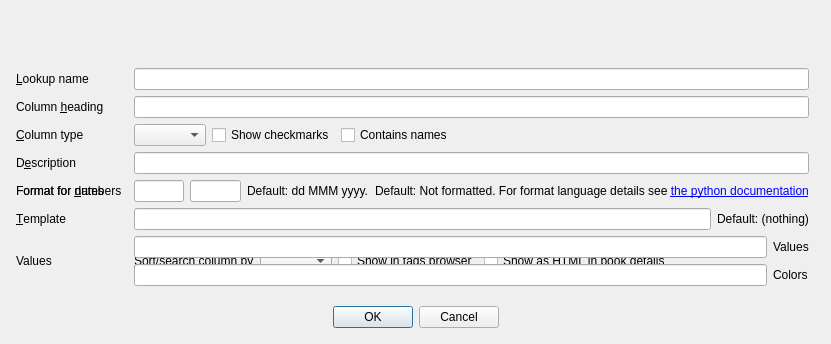
<?xml version="1.0" encoding="UTF-8"?>
<ui version="4.0">
 <class>QCreateCustomColumn</class>
 <widget class="QDialog" name="QCreateCustomColumn">
  <property name="windowModality">
   <enum>Qt::ApplicationModal</enum>
  </property>
  <property name="geometry">
   <rect>
    <x>0</x>
    <y>0</y>
    <width>831</width>
    <height>344</height>
   </rect>
  </property>
  <property name="sizePolicy">
   <sizepolicy hsizetype="Preferred" vsizetype="Preferred">
    <horstretch>0</horstretch>
    <verstretch>0</verstretch>
   </sizepolicy>
  </property>
  <property name="windowIcon">
   <iconset resource="../../../../resources/images.qrc">
    <normaloff>:/images/column.png</normaloff>:/images/column.png</iconset>
  </property>
  <layout class="QVBoxLayout" name="verticalLayout">
   <item>
    <layout class="QGridLayout" name="gridLayout_2" rowstretch="0,0,0,0,0,0,0,0,0,0,0,0,0,0,0">
     <property name="sizeConstraint">
      <enum>QLayout::SetDefaultConstraint</enum>
     </property>
     <property name="margin">
      <number>5</number>
     </property>
     <item row="5" column="0">
      <layout class="QGridLayout" name="gridLayout">
       <property name="margin">
        <number>0</number>
       </property>
       <item row="0" column="0">
        <widget class="QLabel" name="label_2">
         <property name="text">
          <string>&amp;Lookup name</string>
         </property>
         <property name="buddy">
          <cstring>column_name_box</cstring>
         </property>
        </widget>
       </item>
       <item row="1" column="0">
        <widget class="QLabel" name="label">
         <property name="text">
          <string>Column &amp;heading</string>
         </property>
         <property name="buddy">
          <cstring>column_heading_box</cstring>
         </property>
        </widget>
       </item>
       <item row="0" column="2">
        <widget class="QLineEdit" name="column_name_box">
         <property name="minimumSize">
          <size>
           <width>20</width>
           <height>0</height>
          </size>
         </property>
         <property name="toolTip">
          <string>Used for searching the column. Must contain only digits and lower case letters.</string>
         </property>
        </widget>
       </item>
       <item row="1" column="2">
        <widget class="QLineEdit" name="column_heading_box">
         <property name="toolTip">
          <string>Column heading in the library view and category name in the tag browser</string>
         </property>
        </widget>
       </item>
       <item row="2" column="0">
        <widget class="QLabel" name="label_3">
         <property name="text">
          <string>&amp;Column type</string>
         </property>
         <property name="buddy">
          <cstring>column_type_box</cstring>
         </property>
        </widget>
       </item>
       <item row="2" column="2">
        <layout class="QHBoxLayout" name="horizontalLayout_3">
         <item>
          <widget class="QComboBox" name="column_type_box">
           <property name="sizePolicy">
            <sizepolicy hsizetype="Maximum" vsizetype="Fixed">
             <horstretch>0</horstretch>
             <verstretch>0</verstretch>
            </sizepolicy>
           </property>
           <property name="minimumSize">
            <size>
             <width>70</width>
             <height>0</height>
            </size>
           </property>
           <property name="toolTip">
            <string>What kind of information will be kept in the column.</string>
           </property>
          </widget>
         </item>
         <item>
          <widget class="QCheckBox" name="use_decorations">
           <property name="toolTip">
            <string>Show check marks in the GUI. Values of 'yes', 'checked', and 'true'
will show a green check. Values of 'no', 'unchecked', and 'false' will show a red X.
Everything else will show nothing.</string>
           </property>
           <property name="text">
            <string>Show checkmarks</string>
           </property>
          </widget>
         </item>
         <item>
          <widget class="QCheckBox" name="is_names">
           <property name="toolTip">
            <string>Check this box if this column contains names, like the authors column.</string>
           </property>
           <property name="text">
            <string>Contains names</string>
           </property>
          </widget>
         </item>
         <item>
          <spacer name="horizontalSpacer_27">
           <property name="sizePolicy">
            <sizepolicy hsizetype="Expanding" vsizetype="Fixed">
             <horstretch>10</horstretch>
             <verstretch>0</verstretch>
            </sizepolicy>
           </property>
           <property name="orientation">
            <enum>Qt::Horizontal</enum>
           </property>
           <property name="sizeHint" stdset="0">
            <size>
             <width>20</width>
             <height>0</height>
            </size>
           </property>
          </spacer>
         </item>
        </layout>
       </item>
       <item row="3" column="0">
        <widget class="QLabel" name="label_31">
         <property name="text">
          <string>D&amp;escription</string>
         </property>
         <property name="buddy">
          <cstring>description_box</cstring>
         </property>
        </widget>
       </item>
       <item row="3" column="2">
        <widget class="QLineEdit" name="description_box">
         <property name="toolTip">
          <string>Optional text describing what this column is for</string>
         </property>
        </widget>
       </item>
       <item row="4" column="2">
        <layout class="QHBoxLayout" name="horizontalLayout_3">
         <item>
          <widget class="QLineEdit" name="date_format_box">
           <property name="sizePolicy">
            <sizepolicy hsizetype="Maximum" vsizetype="Fixed">
             <horstretch>0</horstretch>
             <verstretch>0</verstretch>
            </sizepolicy>
           </property>
           <property name="toolTip">
            <string>&lt;p&gt;Date format. Use 1-4 'd's for day, 1-4 'M's for month, and 2 or 4 'y's for year.&lt;/p&gt;
&lt;p&gt;For example:
&lt;ul&gt;
&lt;li&gt; ddd, d MMM yyyy gives Mon, 5 Jan 2010&lt;li&gt;
&lt;li&gt;dd MMMM yy gives 05 January 10&lt;/li&gt;
&lt;/ul&gt; </string>
           </property>
          </widget>
         </item>
         <item>
          <widget class="QLineEdit" name="number_format_box">
           <property name="sizePolicy">
            <sizepolicy hsizetype="Maximum" vsizetype="Fixed">
             <horstretch>0</horstretch>
             <verstretch>0</verstretch>
            </sizepolicy>
           </property>
          </widget>
         </item>
         <item>
          <widget class="QLabel" name="date_format_default_label">
           <property name="toolTip">
            <string>Use MMM yyyy for month + year, yyyy for year only</string>
           </property>
           <property name="text">
            <string>Default: dd MMM yyyy.</string>
           </property>
          </widget>
         </item>
         <item>
          <widget class="QLabel" name="number_format_default_label">
           <property name="toolTip">
            <string>&lt;p&gt;The format specifier must begin with &lt;code&gt;{0:&lt;/code&gt;
and end with &lt;code&gt;}&lt;/code&gt; You can have text before and after the format specifier.
            </string>
           </property>
           <property name="text">
            <string>&lt;p&gt;Default: Not formatted. For format language details see &lt;a href="http://docs.python.org/library/string.html#format-string-syntax"&gt;the python documentation&lt;/a&gt;</string>
           </property>
           <property name="openExternalLinks">
            <bool>true</bool>
           </property>
          </widget>
         </item>
        </layout>
       </item>
       <item row="4" column="0">
        <widget class="QLabel" name="date_format_label">
         <property name="text">
          <string>Format for &amp;dates</string>
         </property>
         <property name="buddy">
          <cstring>date_format_box</cstring>
         </property>
        </widget>
       </item>
       <item row="4" column="0">
        <widget class="QLabel" name="number_format_label">
         <property name="text">
          <string>Format for &amp;numbers</string>
         </property>
         <property name="buddy">
          <cstring>number_format_box</cstring>
         </property>
        </widget>
       </item>
       <item row="5" column="0">
        <widget class="QLabel" name="composite_label">
         <property name="text">
          <string>&amp;Template</string>
         </property>
         <property name="buddy">
          <cstring>composite_box</cstring>
         </property>
        </widget>
       </item>
       <item row="5" column="2">
        <layout class="QHBoxLayout" name="horizontalLayout_4">
         <item>
          <widget class="QLineEdit" name="composite_box">
           <property name="sizePolicy">
            <sizepolicy hsizetype="Expanding" vsizetype="Fixed">
             <horstretch>0</horstretch>
             <verstretch>0</verstretch>
            </sizepolicy>
           </property>
           <property name="toolTip">
            <string>Field template. Uses the same syntax as save templates.</string>
           </property>
          </widget>
         </item>
         <item>
          <widget class="QLabel" name="composite_default_label">
           <property name="toolTip">
            <string>Similar to save templates. For example, {title} {isbn}</string>
           </property>
           <property name="text">
            <string>Default: (nothing)</string>
           </property>
          </widget>
         </item>
        </layout>
       </item>
       <item row="6" column="2">
        <layout class="QHBoxLayout" name="composite_layout">
         <item>
          <widget class="QLabel" name="composite_sort_by_label">
           <property name="text">
            <string>&amp;Sort/search column by</string>
           </property>
           <property name="buddy">
            <cstring>composite_sort_by</cstring>
           </property>
          </widget>
         </item>
         <item>
          <widget class="QComboBox" name="composite_sort_by">
           <property name="toolTip">
            <string>How this column should handled in the GUI when sorting and searching</string>
           </property>
          </widget>
         </item>
         <item>
          <widget class="QCheckBox" name="composite_make_category">
           <property name="toolTip">
            <string>If checked, this column will appear in the tags browser as a category</string>
           </property>
           <property name="text">
            <string>Show in tags browser</string>
           </property>
          </widget>
         </item>
         <item>
          <widget class="QCheckBox" name="composite_contains_html">
           <property name="text">
            <string>Show as HTML in book details</string>
           </property>
          </widget>
         </item>
         <item>
          <spacer name="horizontalSpacer_24">
           <property name="sizePolicy">
            <sizepolicy hsizetype="Expanding" vsizetype="Fixed">
             <horstretch>10</horstretch>
             <verstretch>0</verstretch>
            </sizepolicy>
           </property>
           <property name="orientation">
            <enum>Qt::Horizontal</enum>
           </property>
           <property name="sizeHint" stdset="0">
            <size>
             <width>20</width>
             <height>0</height>
            </size>
           </property>
          </spacer>
         </item>
        </layout>
       </item>
       <item row="11" column="0" colspan="4">
        <spacer name="verticalSpacer_2">
         <property name="orientation">
          <enum>Qt::Vertical</enum>
         </property>
         <property name="sizeHint" stdset="0">
          <size>
           <width>20</width>
           <height>40</height>
          </size>
         </property>
        </spacer>
       </item>
       <item row="6" column="0">
        <widget class="QLabel" name="enum_label">
         <property name="text">
          <string>Values</string>
         </property>
         <property name="buddy">
          <cstring>enum_box</cstring>
         </property>
        </widget>
       </item>
       <item row="6" column="2">
        <layout class="QGridLayout" name="horizontalLayout_2">
         <item row="0" column="0">
          <widget class="QLineEdit" name="enum_box">
           <property name="sizePolicy">
            <sizepolicy hsizetype="Expanding" vsizetype="Fixed">
             <horstretch>0</horstretch>
             <verstretch>0</verstretch>
            </sizepolicy>
           </property>
           <property name="toolTip">
            <string>A comma-separated list of permitted values. The empty value is always
included, and is the default. For example, the list 'one,two,three' has
four values, the first of them being the empty value.</string>
           </property>
          </widget>
         </item>
         <item row="0" column="1">
          <widget class="QLabel" name="enum_default_label">
           <property name="toolTip">
            <string>The empty string is always the first value</string>
           </property>
           <property name="text">
            <string>Values</string>
           </property>
          </widget>
         </item>
         <item row="1" column="0">
          <widget class="QLineEdit" name="enum_colors">
           <property name="sizePolicy">
            <sizepolicy hsizetype="Expanding" vsizetype="Fixed">
             <horstretch>0</horstretch>
             <verstretch>0</verstretch>
            </sizepolicy>
           </property>
           <property name="toolTip">
            <string>A list of color names to use when displaying an item. The
list must be empty or contain a color for each value.</string>
           </property>
          </widget>
         </item>
         <item row="1" column="1">
          <widget class="QLabel" name="enum_colors_label">
           <property name="text">
            <string>Colors</string>
           </property>
          </widget>
         </item>
        </layout>
       </item>
      </layout>
     </item>
     <item row="14" column="0">
      <widget class="QDialogButtonBox" name="button_box">
       <property name="orientation">
        <enum>Qt::Horizontal</enum>
       </property>
       <property name="standardButtons">
        <set>QDialogButtonBox::Cancel|QDialogButtonBox::Ok</set>
       </property>
       <property name="centerButtons">
        <bool>true</bool>
       </property>
      </widget>
     </item>
     <item row="1" column="0">
      <widget class="QLabel" name="heading_label">
       <property name="font">
        <font>
         <weight>75</weight>
         <bold>true</bold>
        </font>
       </property>
       <property name="text">
        <string/>
       </property>
      </widget>
     </item>
     <item row="3" column="0">
      <widget class="QLabel" name="shortcuts">
       <property name="text">
        <string/>
       </property>
       <property name="wordWrap">
        <bool>true</bool>
       </property>
      </widget>
     </item>
     <item row="2" column="0">
      <widget class="Line" name="line">
       <property name="orientation">
        <enum>Qt::Vertical</enum>
       </property>
      </widget>
     </item>
     <item row="4" column="0">
      <widget class="Line" name="line_2">
       <property name="orientation">
        <enum>Qt::Vertical</enum>
       </property>
      </widget>
     </item>
    </layout>
   </item>
  </layout>
 </widget>
 <tabstops>
  <tabstop>column_name_box</tabstop>
  <tabstop>column_heading_box</tabstop>
  <tabstop>column_type_box</tabstop>
  <tabstop>date_format_box</tabstop>
  <tabstop>composite_box</tabstop>
  <tabstop>button_box</tabstop>
 </tabstops>
 <resources>
  <include location="../../../../resources/images.qrc"/>
 </resources>
 <connections/>
</ui>
